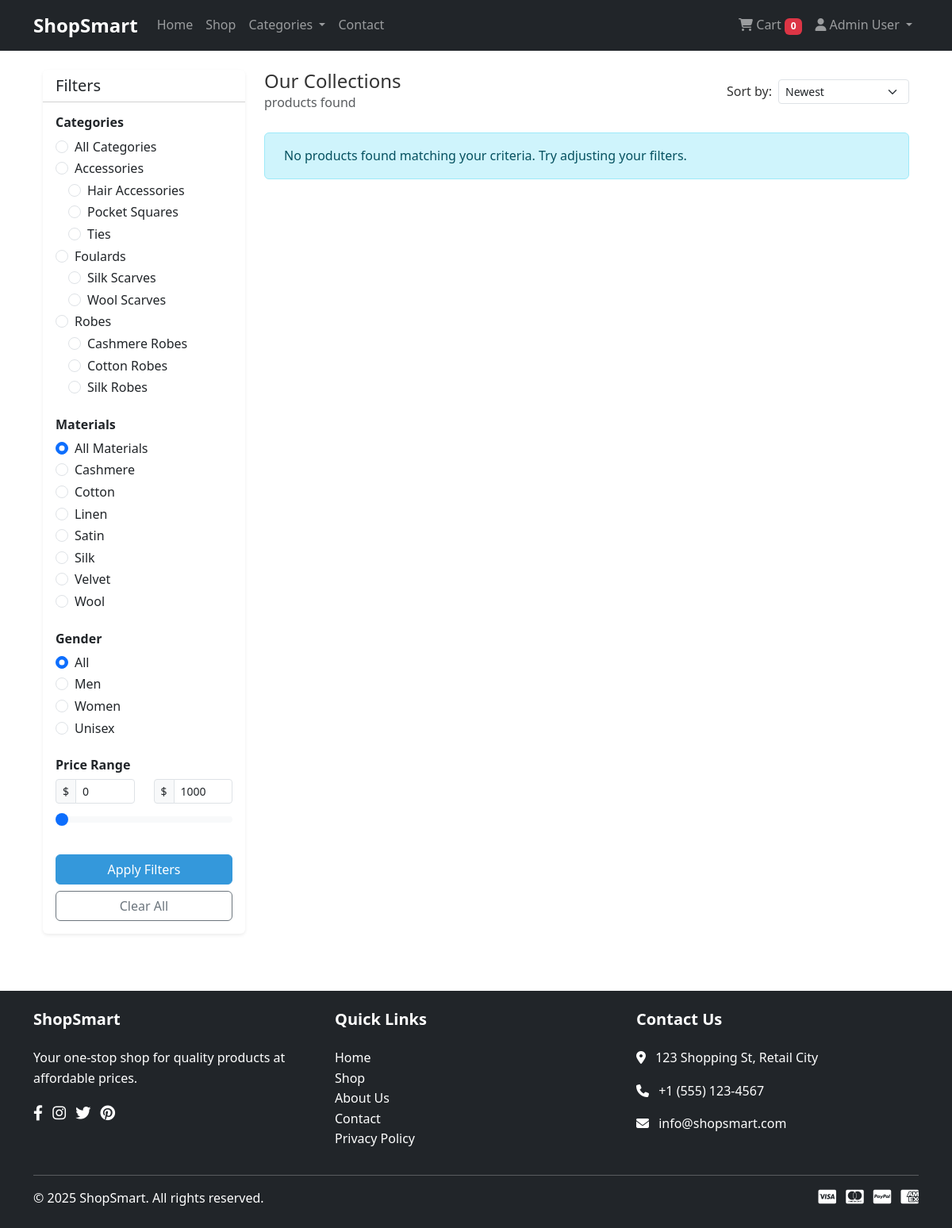
/shop.php?category=2 (signed in), run on the app's committed database.
### tables this page shows
CREATE TABLE IF NOT EXISTS categories (
    id INT AUTO_INCREMENT PRIMARY KEY,
    name VARCHAR(50) NOT NULL UNIQUE,
    description TEXT NULL,
    icon VARCHAR(255) NULL,
    parent_id INT NULL,
    created_at TIMESTAMP DEFAULT CURRENT_TIMESTAMP,
    updated_at TIMESTAMP DEFAULT CURRENT_TIMESTAMP ON UPDATE CURRENT_TIMESTAMP,
    FOREIGN KEY (parent_id) REFERENCES categories(id) ON DELETE SET NULL
);

CREATE TABLE IF NOT EXISTS materials (
    id INT AUTO_INCREMENT PRIMARY KEY,
    name VARCHAR(50) NOT NULL UNIQUE,
    description TEXT NULL,
    created_at TIMESTAMP DEFAULT CURRENT_TIMESTAMP,
    updated_at TIMESTAMP DEFAULT CURRENT_TIMESTAMP ON UPDATE CURRENT_TIMESTAMP
);

### includes/functions.php (called while the page is built, shortened)
<?php
function get_all_categories($conn) {
    $sql = "SELECT * FROM categories ORDER BY name";
    $result = $conn->query($sql);
    $categories = [];
    if ($result->num_rows > 0) {
        while ($row = $result->fetch_assoc()) {
            $categories[] = $row;
        }
    }
    return $categories;
}

### shop.php (the view, shortened to what this page needs)
<?php
require_once 'includes/functions.php';
$category_id = isset($_GET['category']) ? intval($_GET['category']) : 0;
$material_id = isset($_GET['material']) ? intval($_GET['material']) : 0;
$gender = isset($_GET['gender']) ? sanitizeInput($_GET['gender']) : '';
$min_price = isset($_GET['min_price']) ? floatval($_GET['min_price']) : 0;
$max_price = isset($_GET['max_price']) ? floatval($_GET['max_price']) : 1000;
$sort_by = isset($_GET['sort']) ? sanitizeInput($_GET['sort']) : 'newest';
$base_query = "
    SELECT p.*, c.name as category_name, m.name as material_name,
    (SELECT image_url FROM product_images WHERE product_sku = p.sku AND is_primary = 1 LIMIT 1) as image
    FROM products p
    JOIN categories c ON p.category_id = c.id
    LEFT JOIN materials m ON p.material_id = m.id
    WHERE 1=1
";
$params = [];
$param_types = "";
if ($category_id > 0) {
    $subcategories = [];
    try {
        $conn = getDbConnection();
        $stmt = $conn->prepare("SELECT id FROM categories WHERE parent_id = ? OR id = ?");
        $stmt->bind_param("ii", $category_id, $category_id);
        $stmt->execute();
        $result = $stmt->get_result();
        while ($row = $result->fetch_assoc()) {
            $subcategories[] = $row['id'];
        }
    } catch (Exception $e) {
        logError("Error fetching subcategories: " . $e->getMessage());
    }
    if (!empty($subcategories)) {
        $category_placeholders = str_repeat('?,', count($subcategories) - 1) . '?';
        $base_query .= " AND p.category_id IN ($category_placeholders)";
        foreach ($subcategories as $subcat) {
            $params[] = $subcat;
            $param_types .= "i";
        }
    }
}
$base_query .= " AND (p.sale_price IS NOT NULL AND p.sale_price BETWEEN ? AND ?) OR (p.sale_price IS NULL AND p.price BETWEEN ? AND ?)";
$params[] = $min_price;
$params[] = $max_price;
$params[] = $min_price;
$params[] = $max_price;
$param_types .= "dddd";
switch ($sort_by) {
    case 'newest':
    default:
        $base_query .= " ORDER BY p.created_at DESC";
}
$count_query = str_replace("p.*, c.name as category_name, m.name as material_name, (SELECT image_url FROM product_images WHERE product_sku = p.sku AND is_primary = 1 LIMIT 1) as image", "COUNT(*) as total", $base_query);
$count_query = preg_replace("/ORDER BY.*/", "", $count_query);
$products = [];
$total_items = 0;
try {
    $conn = getDbConnection();
    $stmt = $conn->prepare($count_query);
    if (!empty($param_types)) {
        $stmt->bind_param($param_types, ...$params);
    }
    $stmt->execute();
    $count_result = $stmt->get_result();
    $count_row = $count_result->fetch_assoc();
    $total_items = $count_row['total'];
    $materials = [];
    $stmt = $conn->prepare("SELECT id, name FROM materials ORDER BY name");
    $stmt->execute();
    $materials_result = $stmt->get_result();
    while ($material = $materials_result->fetch_assoc()) {
        $materials[] = $material;
    }
    $stmt = $conn->prepare("
        SELECT
            MIN(CASE WHEN sale_price IS NOT NULL THEN sale_price ELSE price END) as min_price,
            MAX(price) as max_price
        FROM products
    ");
    $stmt->execute();
    $price_result = $stmt->get_result();
    $price_range = $price_result->fetch_assoc();
    $db_min_price = floor($price_range['min_price']);
    $db_max_price = ceil($price_range['max_price']);
} catch (Exception $e) {
    logError('Shop page error: ' . $e->getMessage());
}
include 'includes/header.php';
?>
<div class="container-fluid my-4">
    <div class="row">
        <div class="col-lg-3 mb-4">
            <div class="collapse d-lg-block" id="filterSidebar">
                <div class="card shadow-sm border-0">
                    <div class="card-header bg-white">
                        <h5 class="mb-0">Filters</h5>
                    </div>
                    <div class="card-body">
                        <form id="filterForm" method="GET" action="<?php echo htmlspecialchars($_SERVER['PHP_SELF']); ?>">
                            <div class="mb-4">
                                <h6 class="fw-bold">Categories</h6>
                                <div class="form-check">
                                    <input class="form-check-input" type="radio" name="category" id="cat0" value="0" <?php echo $category_id === 0 ? 'checked' : ''; ?>>
                                    <label class="form-check-label" for="cat0">All Categories</label>
                                </div>
                                <?php
                                foreach ($categories as $category) {
                                    if ($category['parent_id'] === null) {
                                        echo '<div class="form-check">';
                                        echo '<input class="form-check-input" type="radio" name="category" id="cat' . $category['id'] . '" value="' . $category['id'] . '" ' . ($category_id === $category['id'] ? 'checked' : '') . '>';
                                        echo '<label class="form-check-label" for="cat' . $category['id'] . '">' . htmlspecialchars($category['name']) . '</label>';
                                        echo '</div>';
                                        foreach ($categories as $subcategory) {
                                            if ($subcategory['parent_id'] === $category['id']) {
                                                echo '<div class="form-check ms-3">';
                                                echo '<input class="form-check-input" type="radio" name="category" id="cat' . $subcategory['id'] . '" value="' . $subcategory['id'] . '" ' . ($category_id === $subcategory['id'] ? 'checked' : '') . '>';
                                                echo '<label class="form-check-label" for="cat' . $subcategory['id'] . '">' . htmlspecialchars($subcategory['name']) . '</label>';
                                                echo '</div>';
                                            }
                                        }
                                    }
                                }
                                ?>
                            </div>
                            <div class="mb-4">
                                <h6 class="fw-bold">Materials</h6>
                                <div class="form-check">
                                    <input class="form-check-input" type="radio" name="material" id="mat0" value="0" <?php echo $material_id === 0 ? 'checked' : ''; ?>>
                                    <label class="form-check-label" for="mat0">All Materials</label>
                                </div>
                                <?php foreach ($materials as $material): ?>
                                <div class="form-check">
                                    <input class="form-check-input" type="radio" name="material" id="mat<?php echo $material['id']; ?>"
                                           value="<?php echo $material['id']; ?>" <?php echo $material_id === $material['id'] ? 'checked' : ''; ?>>
                                    <label class="form-check-label" for="mat<?php echo $material['id']; ?>">
                                        <?php echo htmlspecialchars($material['name']); ?>
                                    </label>
                                </div>
                                <?php endforeach; ?>
                            </div>
                            <div class="mb-4">
                                <h6 class="fw-bold">Gender</h6>
                                <div class="form-check">
                                    <input class="form-check-input" type="radio" name="gender" id="genderAll" value="" <?php echo empty($gender) ? 'checked' : ''; ?>>
                                    <label class="form-check-label" for="genderAll">All</label>
                                </div>
                                <div class="form-check">
                                    <input class="form-check-input" type="radio" name="gender" id="genderMen" value="Men" <?php echo $gender === 'Men' ? 'checked' : ''; ?>>
                                    <label class="form-check-label" for="genderMen">Men</label>
                                </div>
                                <div class="form-check">
                                    <input class="form-check-input" type="radio" name="gender" id="genderWomen" value="Women" <?php echo $gender === 'Women' ? 'checked' : ''; ?>>
                                    <label class="form-check-label" for="genderWomen">Women</label>
                                </div>
                                <div class="form-check">
                                    <input class="form-check-input" type="radio" name="gender" id="genderUnisex" value="Unisex" <?php echo $gender === 'Unisex' ? 'checked' : ''; ?>>
                                    <label class="form-check-label" for="genderUnisex">Unisex</label>
                                </div>
                            </div>
                            <div class="mb-4">
                                <h6 class="fw-bold">Price Range</h6>
                                <div class="row">
                                    <div class="col-6">
                                        <div class="input-group input-group-sm">
                                            <span class="input-group-text">$</span>
                                            <input type="number" class="form-control" id="minPrice" name="min_price"
                                                   value="<?php echo $min_price; ?>" min="<?php echo $db_min_price; ?>" max="<?php echo $db_max_price; ?>">
                                        </div>
                                    </div>
                                    <div class="col-6">
                                        <div class="input-group input-group-sm">
                                            <span class="input-group-text">$</span>
                                            <input type="number" class="form-control" id="maxPrice" name="max_price"
                                                   value="<?php echo $max_price; ?>" min="<?php echo $db_min_price; ?>" max="<?php echo $db_max_price; ?>">
                                        </div>
                                    </div>
                                </div>
                                <div class="mt-2">
                                    <input type="range" class="form-range" id="priceSlider"
                                           min="<?php echo $db_min_price; ?>" max="<?php echo $db_max_price; ?>" step="10">
                                </div>
                            </div>
                            <div class="d-grid gap-2">
                                <button type="submit" class="btn btn-primary">Apply Filters</button>
                                <a href="shop.php" class="btn btn-outline-secondary">Clear All</a>
                            </div>
                        </form>
                    </div>
                </div>
            </div>
        </div>
        <div class="col-lg-9">
            <div class="d-flex justify-content-between align-items-center mb-4">
                <div>
                    <h2 class="h4 mb-0">Our Collections</h2>
                    <p class="text-muted mb-0"><?php echo $total_items; ?> products found</p>
                </div>
                <div class="d-flex align-items-center">
                    <label for="sortSelect" class="me-2 text-nowrap">Sort by:</label>
                    <select id="sortSelect" class="form-select form-select-sm" name="sort" onchange="updateSort(this.value)">
                        <option value="newest" <?php echo $sort_by === 'newest' ? 'selected' : ''; ?>>Newest</option>
                    </select>
                </div>
            </div>
            <?php if (empty($products)): ?>
                <div class="alert alert-info">
                    No products found matching your criteria. Try adjusting your filters.
                </div>
            <?php endif; ?>
        </div>
    </div>
</div>
<link rel="stylesheet" href="https://cdnjs.cloudflare.com/ajax/libs/noUiSlider/15.6.1/nouislider.min.css">
<?php include 'includes/footer.php'; ?>

### assets/css/style.css (style rules this page uses)
:root { --primary-color: #3498db; --secondary-color: #2c3e50; --accent-color: #e74c3c; --light-gray: #f8f9fa; --dark-gray: #343a40; }
body { font-family: 'Segoe UI', Tahoma, Geneva, Verdana, sans-serif; color: #333; line-height: 1.6; }
a { text-decoration: none; transition: all 0.3s ease; }
.btn-primary { background-color: var(--primary-color); border-color: var(--primary-color); }

### data on the page
categories: category "☐ Accessories", name "Accessories"
categories: category "☐ Hair Accessories", name "Hair Accessories"
categories: category "☐ Pocket Squares", name "Pocket Squares"
categories: category "☐ Ties", name "Ties"
categories: category "☐ Foulards", name "Foulards"
categories: category "☐ Silk Scarves", name "Silk Scarves"
categories: category "☐ Wool Scarves", name "Wool Scarves"
categories: category "☐ Robes", name "Robes"
categories: category "☐ Cashmere Robes", name "Cashmere Robes"
categories: category "☐ Cotton Robes", name "Cotton Robes"
categories: category "☐ Silk Robes", name "Silk Robes"
materials: material "☐ Cashmere", name "Cashmere"
materials: material "☐ Cotton", name "Cotton"
materials: material "☐ Linen", name "Linen"
materials: material "☐ Satin", name "Satin"
materials: material "☐ Silk", name "Silk"
materials: material "☐ Velvet", name "Velvet"
materials: material "☐ Wool", name "Wool"

### other printed values
$_SESSION['user_name'] "Admin User"
